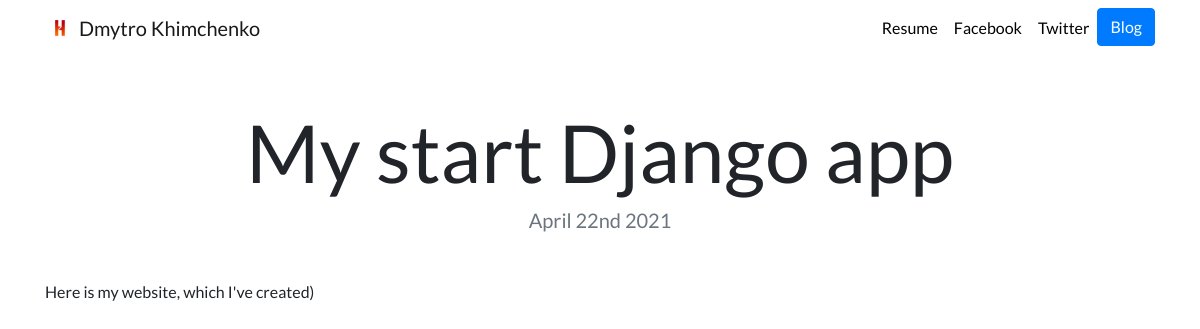
Page /blog/8/ on the committed database.
### blog/models.py (models this page shows, shortened)
class Article(models.Model):
    title = models.CharField(max_length=20)
    date = models.DateField()
    description = models.CharField(max_length=500)
    url = models.URLField(blank=True)

### blog/views.py (the view)
# urls.py: path('<int:article_id>/',views.detail,name='detail')
def detail(request, article_id):
    article = get_object_or_404(Article, pk=article_id)
    return render(request, 'blog/detail.html', {'article': article})

### blog/templates/blog/detail.html
{% extends "portfolio/base.html" %}
{% load static %}
{% block content %}
<h1 class="text-center mt-5" id="blogdetailtitle">{{ article.title }}</h1>
<h5 class="text-center text-muted mb-5">{{ article.date|date:'F jS Y' }}</h5>
{{ article.description|safe }}
{% endblock %}

### portfolio/static/portfolio/custom.css (style rules this page uses)
body { font-family: 'Lato', sans-serif; }
@media (min-width: 992px) { #blogdetailtitle { font-size: 5rem; } }

### rows in the picture
Article: title "My start Django app", date "April 22nd 2021", description "Here is my website, which I've created)"
